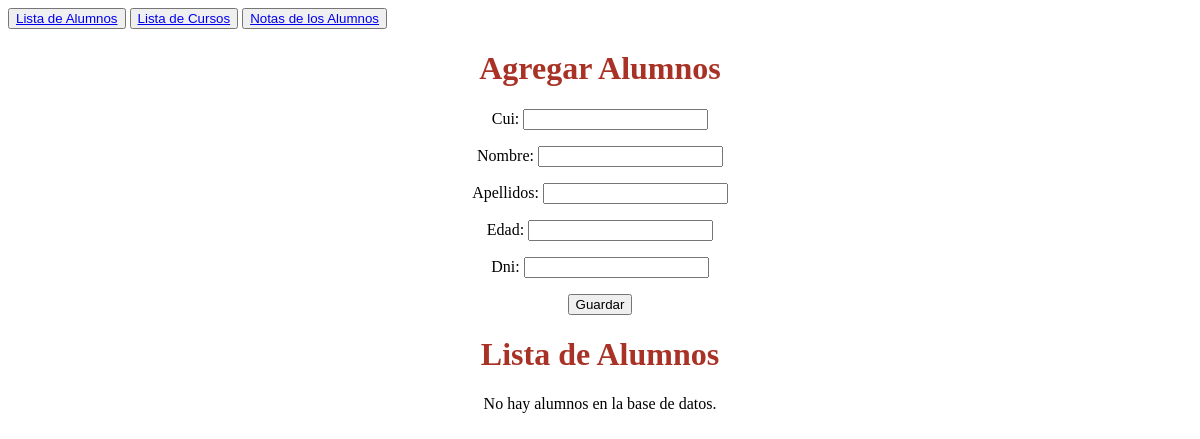
The app's page /alumnos/, older data.
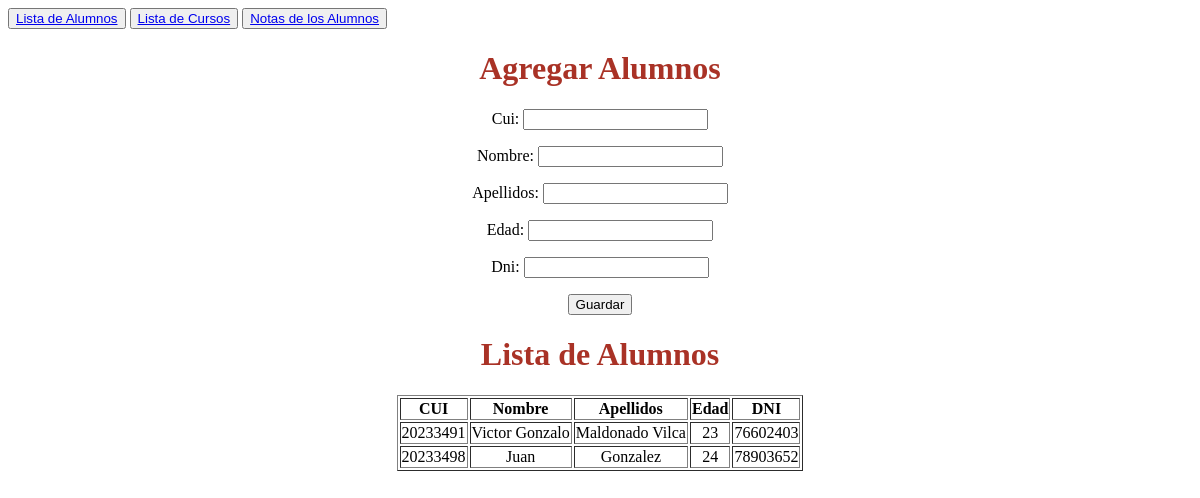
The same page, newer data.
### gestion_Universitaria/models.py (models this page shows, shortened)
class Alumno(models.Model):
  cui = models.IntegerField(
    validators=[
      MinValueValidator(10000000, message="Se requiere 8 digitos"),
      MaxValueValidator(99999999, message="Se requiere 8 digitos")
    ],
    unique=True
  )
  nombre = models.CharField(max_length=100)
  apellidos = models.CharField(max_length=100)
  edad = models.IntegerField(validators=[MinValueValidator(0), MaxValueValidator(100)])
  dni = models.IntegerField(
    validators=[
      MinValueValidator(10000000, message="Se requiere 8 digitos"),
      MaxValueValidator(99999999, message="Se requiere 8 digitos")
    ]
  )

### gestion_Universitaria/views.py (the view)
# urls.py: path('alumnos/', views.agregar_alumno, name='agregar_alumno'),
def agregar_alumno(request):
  if request.method == 'POST':
    form = AlumnoForm(request.POST)
    if form.is_valid():
      form.save()
      return redirect('agregar_alumno')
  else:
    form = AlumnoForm()
  alumnos = Alumno.objects.all()
  return render(request, 'gestion_Universitaria/agregar_alumno.html', {'form': form, 'alumnos': alumnos})

### gestion_Universitaria/forms.py
class AlumnoForm(forms.ModelForm):
  class Meta:
    model = Alumno
    fields = ['cui', 'nombre', 'apellidos', 'edad', 'dni']

### gestion_Universitaria/templates/gestion_Universitaria/agregar_alumno.html (shortened to what this page needs)
<!DOCTYPE HTML>
<html>
  <head>
  </head>
  <body>
    <nav>
      <button class="navegaacion"><a href="#">Lista de Alumnos</a></button>
      <button class="navegaacion"><a href="{% url 'agregar_curso' %}">Lista de Cursos</a></button>
      <button class="navegaacion"><a href="{% url 'agregar_nota' %}">Notas de los Alumnos</a></button>
    </nav>
    <div>
      <center>
        <h1 style="color: #A93226">Agregar Alumnos</h1>
        <form method="POST">
          {{ form.as_p }}
          <button class="boton" type="submit">Guardar</button>
        </form>
      </center>
    </div>
    <div>
      <center>
        <h1 style="color: #A93226">Lista de Alumnos</h1>
        {% if alumnos %}
          <table border="1" style="text-align: center">
            <tr>
              <th>CUI</th>
              <th>Nombre</th>
              <th>Apellidos</th>
              <th>Edad</th>
              <th>DNI</th>
            </tr>
            {% for alumno in alumnos %}
              <tr>
                <td>{{ alumno.cui }}</td>
                <td>{{ alumno.nombre }}</td>
                <td>{{ alumno.apellidos }}</td>
                <td>{{ alumno.edad }}</td>
                <td>{{ alumno.dni }}</td>
              </tr>
            {% endfor %}
          </table>
        {% else %}
          <p>No hay alumnos en la base de datos.</p>
        {% endif %}
      </center>
    </div>
  </body>
</html>

Row changes from the older to the newer data that the page shows:
added Alumno: cui "20233491", nombre "Victor Gonzalo", apellidos "Maldonado Vilca", edad "23", dni "76602403"
added Alumno: cui "20233498", nombre "Juan", apellidos "Gonzalez", edad "24", dni "78903652"
Text that changed along with them:
text no longer shown: "No hay alumnos en la base de datos."
text now shown: "CUI Nombre Apellidos Edad DNI"
